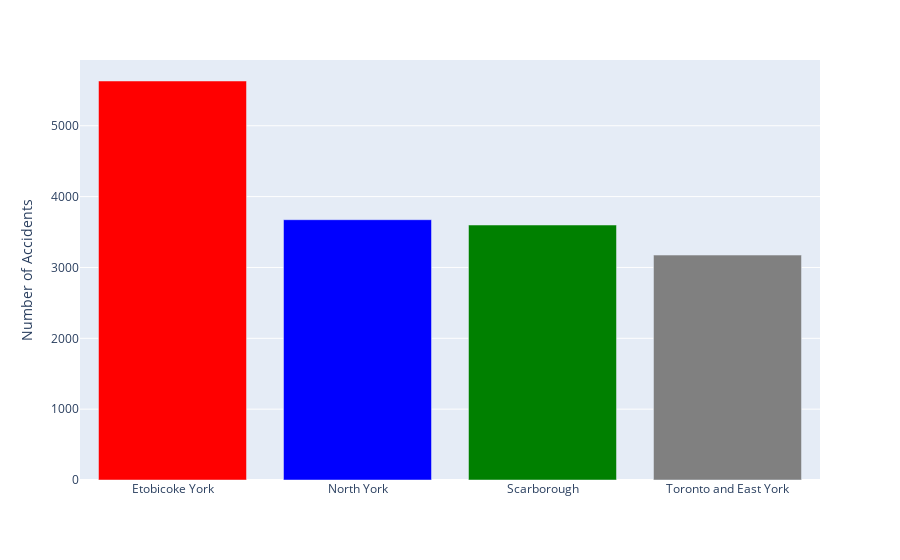

Notebook code cell kept with this figure:
### Code cell
district = [district for district,df in df_clean.groupby('District')]
fig = px.bar(df_clean, x = district, y = df_clean['District'].value_counts(), labels={'x':'','y':'Number of Accidents'})
colors = ['green'] * 4
colors[0] = 'red'
colors[1] = 'blue'
colors[3] = 'gray'
fig.update_traces(marker_color=colors)
fig.show()

### Figure 1 — Plotly figure (JSON) as saved in the notebook; plotly's stock layout.template omitted (floating-point values rounded to 4 significant figures)
{"data": [{"alignmentgroup": "True", "hovertemplate": "=%{x}<br>Number of Accidents=%{y}<extra></extra>", "legendgroup": "", "marker": {"color": ["red", "blue", "green", "gray"]}, "name": "", "offsetgroup": "", "orientation": "v", "showlegend": false, "textposition": "auto", "type": "bar", "x": ["Etobicoke York", "North York", "Scarborough", "Toronto and East York"], "xaxis": "x", "y": [5632, 3674, 3599, 3175], "yaxis": "y"}], "layout": {"barmode": "relative", "legend": {"tracegroupgap": 0}, "margin": {"t": 60}, "xaxis": {"anchor": "y", "domain": [0, 1], "title": {"text": ""}}, "yaxis": {"anchor": "x", "domain": [0, 1], "title": {"text": "Number of Accidents"}}}}
